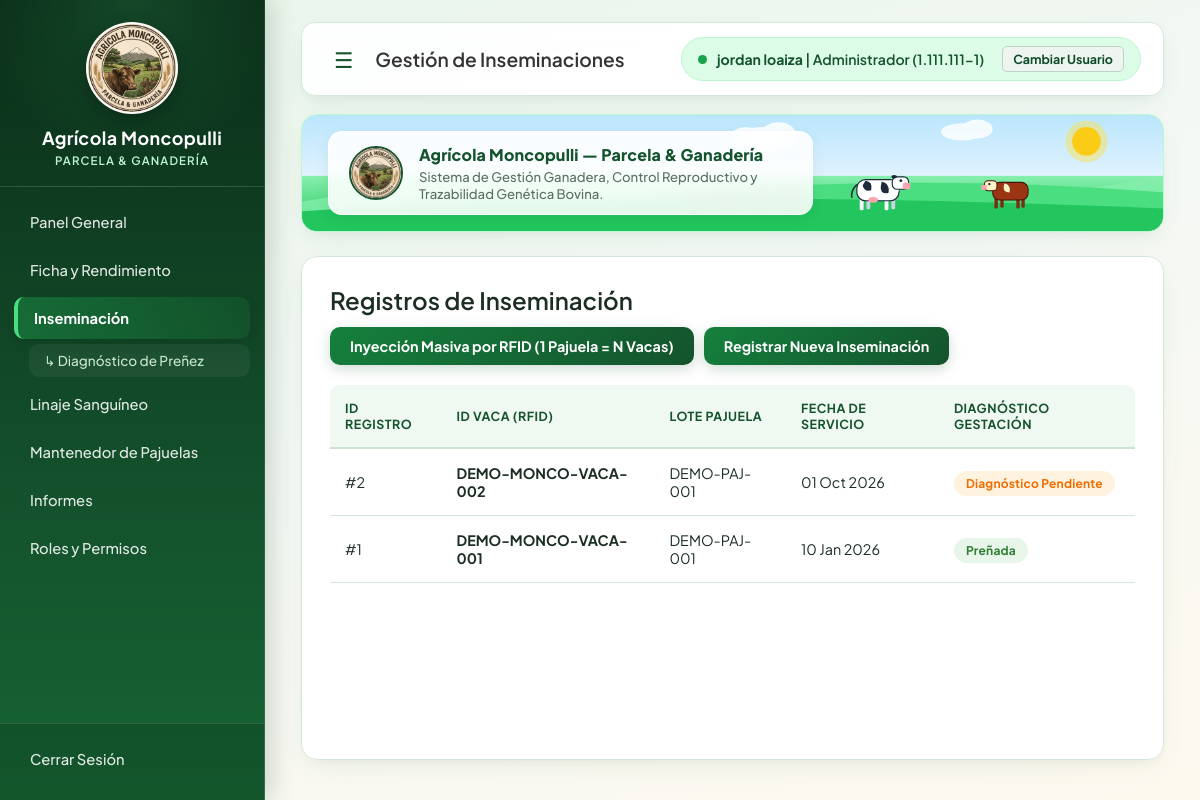
The app's page /inseminacion/ (signed in), older data.
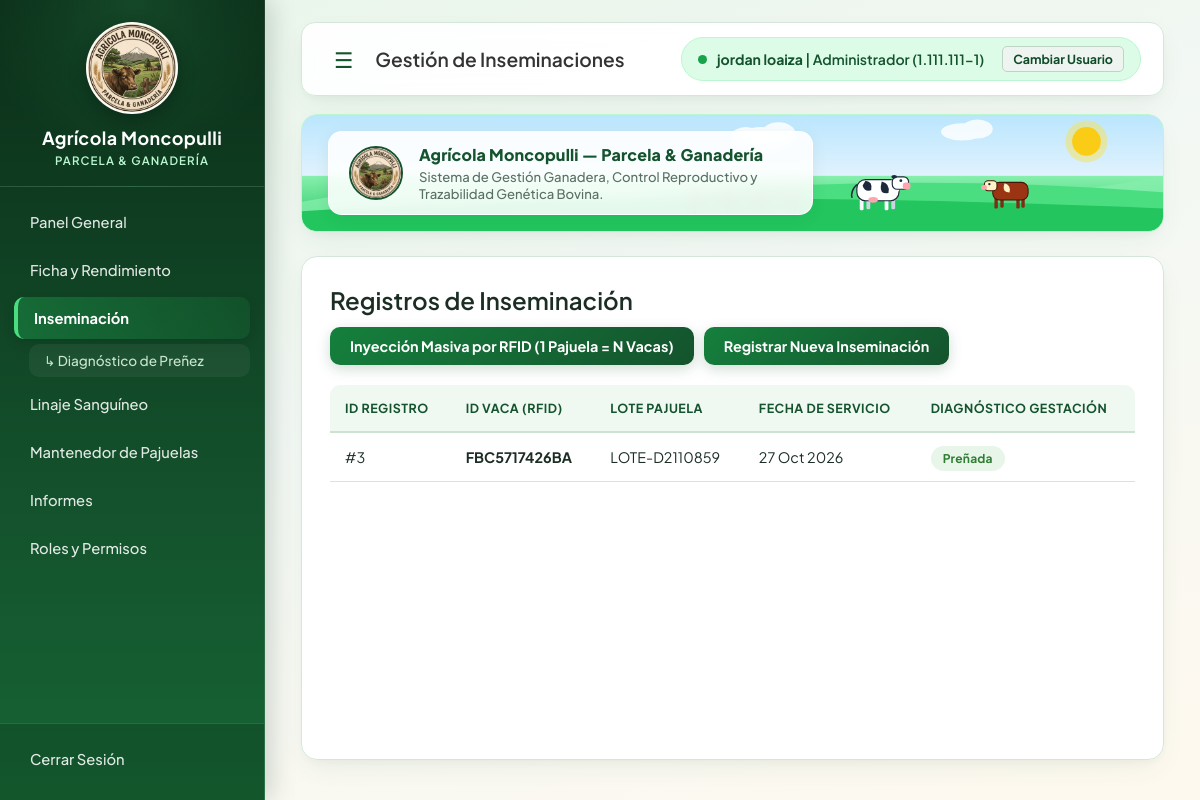
The same page, newer data.
### gestor_biologica_monco/models.py (models this page shows, shortened)
class Inseminacion(models.Model):
    id_inseminacion = models.AutoField(primary_key=True)
    vaca = models.ForeignKey(Bovino, on_delete=models.CASCADE, db_column='id_vaca', limit_choices_to=vacas_disponibles)
    pajuela = models.ForeignKey(PajuelaSemen, on_delete=models.RESTRICT, db_column='id_pajuela')
    fecha_servicio = models.DateTimeField()

class Bovino(models.Model):
    SEXO_CHOICES = [
        ('Hembra', 'Vaca (Hembra)'),
        ('Macho', 'Toro (Macho)'),
    ]
    id_bovino = models.AutoField(primary_key=True)
    codigo_rfid = models.CharField(max_length=50, unique=True, default=generar_rfid)
    sexo = models.CharField(max_length=10, choices=SEXO_CHOICES)
    fecha_nacimiento = models.DateField()
    raza = models.ForeignKey(Raza, on_delete=models.RESTRICT, db_column='id_raza')
    madre = models.ForeignKey(Madre, on_delete=models.SET_NULL, null=True, blank=True, db_column='id_madre')
    pajuela_semen = models.ForeignKey('PajuelaSemen', on_delete=models.SET_NULL, null=True, blank=True, db_column='pajuela_semen')
    estado_actual = models.CharField(max_length=20)

class PajuelaSemen(models.Model):
    id_pajuela = models.AutoField(primary_key=True)
    toro = models.ForeignKey(Bovino, on_delete=models.RESTRICT, db_column='id_toro', related_name='pajuelas', limit_choices_to={'sexo': 'Macho'}, null=True, blank=True)
    codigo_toro_externo = models.CharField(max_length=50, null=True, blank=True, default=generar_toro_externo, help_text="Completar solo si es semen importado y no hay toro local.")
    lote_pajuela = models.CharField(max_length=30, default=generar_lote, unique=True)
    fecha_extraccion = models.DateField()
    stock = models.IntegerField()

### gestor_biologica_monco/views.py (the view)
# urls.py: path('inseminacion/', views.inseminacion, name='inseminacion'),
def inseminacion(request):
    lista_inseminaciones = Inseminacion.objects.select_related('vaca', 'pajuela').all().order_by('-fecha_servicio')
    return render(request, "gestor_biologica_monco/inseminacion.html", {"inseminaciones": lista_inseminaciones})

### gestor_biologica_monco/rbac.py (called while the page is built)
def normalizar_rut(rut_str):
    if not rut_str:
        return ""
    limpio = "".join(ch for ch in str(rut_str).strip().upper() if ch.isalnum() or ch == "-")
    limpio_sin_guion = limpio.replace("-", "")
    if len(limpio_sin_guion) >= 2:
        return f"{limpio_sin_guion[:-1]}-{limpio_sin_guion[-1]}"
    return limpio

def buscar_usuario_por_rut(rut_ingresado):
    asegurar_usuarios_iniciales()
    rut_norm = normalizar_rut(rut_ingresado)
    if not rut_norm:
        return None
    for u in Usuario.objects.all():
        if normalizar_rut(u.rut) == rut_norm:
            return u
    return None

def obtener_usuario_activo(request):
    asegurar_usuarios_iniciales()
    uid = request.session.get("usuario_id")
    if uid:
        u = Usuario.objects.filter(pk=uid, activo=True).first()
        if u:
            return u
    rut_ses = request.session.get("usuario_rut")
    if rut_ses:
        u = buscar_usuario_por_rut(rut_ses)
        if u and u.activo:
            return u
    return None

### gestor_biologica_monco/templates/gestor_biologica_monco/inseminacion.html (shortened to what the changed rows need)
<!DOCTYPE html>
<html lang="es">
<head>
</head>
<body>
    <nav class="sidebar" id="sidebar">
        <div class="sidebar-header">
            <h2>Agrícola Moncopulli</h2>
        </div>
    </nav>
    <main class="main-content" id="mainContent">
        <div class="content-card">
            <div class="page-title" style="flex-wrap: wrap; gap: 12px;">
                <h1>Registros de Inseminación</h1>
            </div>
            <div class="table-container">
                <table>
                    <thead>
                        <tr>
                            <th>ID Registro</th>
                            <th>ID Vaca (RFID)</th>
                            <th>Lote Pajuela</th>
                            <th>Fecha de Servicio</th>
                            <th>Diagnóstico Gestación</th>
                        </tr>
                    </thead>
                    <tbody>
                        {% for inseminacion in inseminaciones %}
                        <tr>
                            <td>#{{ inseminacion.id_inseminacion }}</td>
                            <td><strong>{{ inseminacion.vaca.codigo_rfid }}</strong></td>
                            <td>{{ inseminacion.pajuela.lote_pajuela }}</td>
                            <td>{{ inseminacion.fecha_servicio|date:"d M Y" }}</td>
                            <td>
                                {% with diag=inseminacion.diagnosticogestacion_set.first %}
                                    {% if diag %}
                                        {% if diag.resultado == 'preñada' %}
                                            <span class="badge badge-success">Preñada</span>
                                        {% elif diag.resultado == 'mortinato' %}
                                            <span class="badge badge-error">Ternero Murió en el Parto</span>
                                        {% else %}
                                            <span class="badge badge-error">Vacía</span>
                                        {% endif %}
                                    {% else %}
                                        <span class="badge badge-pending">Diagnóstico Pendiente</span>
                                    {% endif %}
                                {% endwith %}
                            </td>
                        </tr>
                        {% empty %}
                        <tr>
                            <td colspan="5" style="text-align: center; color: var(--text-muted);">No hay inseminaciones registradas.</td>
                        </tr>
                        {% endfor %}
                    </tbody>
                </table>
            </div>
        </div>
    </main>
</body>
</html>

Row changes from the older to the newer data that the page shows:
removed Inseminacion: id_inseminacion "2", vaca.codigo_rfid "DEMO-MONCO-VACA-002", pajuela.lote_pajuela "DEMO-PAJ-001", fecha_servicio "01 Oct 2026", shows "Diagnóstico Pendiente"
removed Inseminacion: id_inseminacion "1", vaca.codigo_rfid "DEMO-MONCO-VACA-001", pajuela.lote_pajuela "DEMO-PAJ-001", fecha_servicio "10 Jan 2026", shows "Preñada"
added Inseminacion: id_inseminacion "3", vaca.codigo_rfid "FBC5717426BA", pajuela.lote_pajuela "LOTE-D2110859", fecha_servicio "27 Oct 2026", shows "Preñada"
